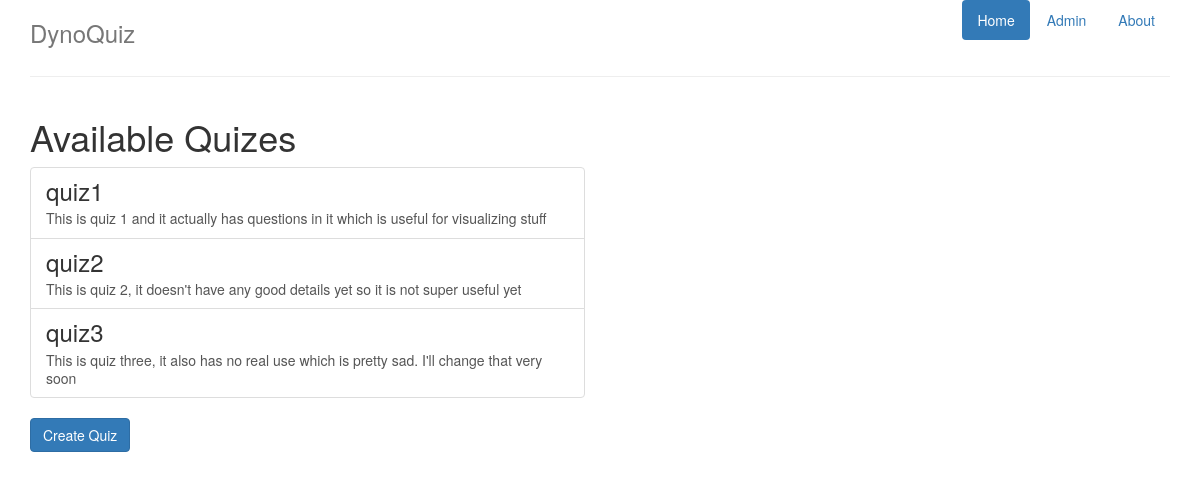
The page /dynoquiz/quiz/ on the database as committed earlier.
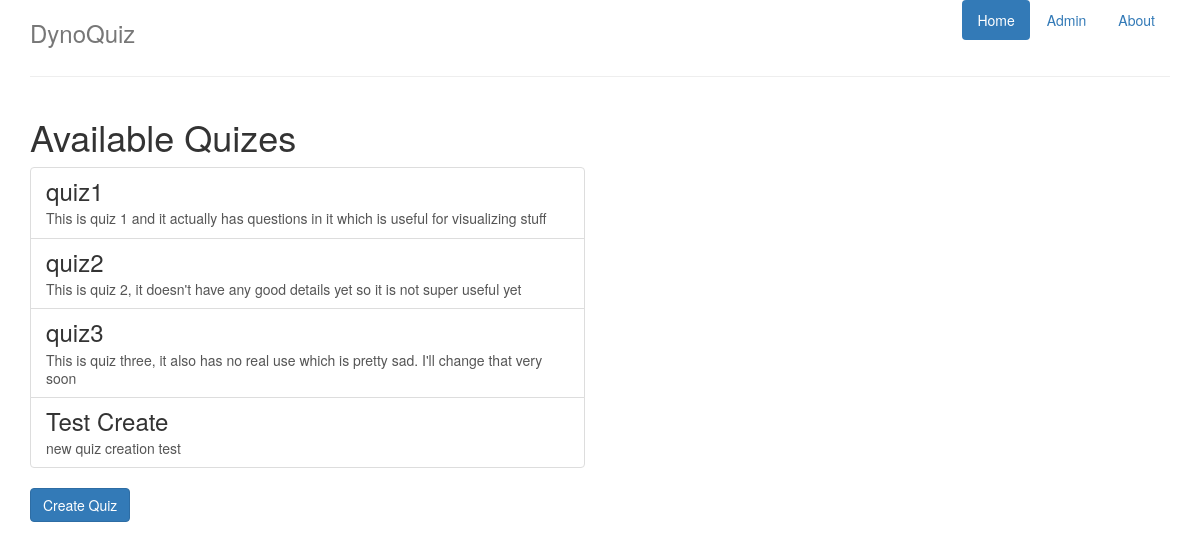
The same page on the database as committed later.
### dynoquiz/models.py (models this page shows, shortened)
class Quiz(models.Model):
    quiz_name = models.CharField(max_length=100)
    quiz_details = models.CharField(max_length=200, null=True)
    date_created = models.DateTimeField('date created')

### dynoquiz/views.py (the view)
def index(request):
    quiz_list = Quiz.objects.all()
    context = {'quiz_list': quiz_list}
    return render(request, 'dynoquiz/index.html', context)

### dynoquiz/templates/dynoquiz/index.html
{% extends "dynoquiz/base.html" %}
{% block content %}
    <div class="row">
        <div class="col-lg-12">
            <h1>Available Quizes</h1>
        </div>
    </div>
    <div class="row">
        <div class="col-lg-6">
        {% if quiz_list %}
            <div class="list-group">
                {% for quiz in quiz_list %}
                    <a href="{% url 'dynoquiz:quiz_detail' quiz.id %}" class="list-group-item">
                        <h3 class="list-group-item-heading"> {{ quiz.quiz_name}} </h3>
                        <p class="list-group-item-text">{{ quiz.quiz_details }} </p>
                    </a>
                {% endfor %}
            </div>
        {% else %}
            <p>No quizes available.</p>
        {% endif %}
            <a href="{% url 'dynoquiz:new_quiz' %}" class="btn btn-primary"}>Create Quiz</a>
        </div>
    </div>
{% endblock %}

Rows that differ between the two databases and show on the page:
added Quiz: quiz_name "Test Create", quiz_details "new quiz creation test"
